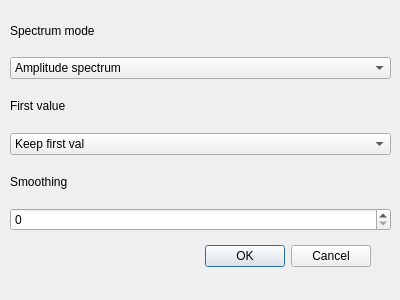
<?xml version="1.0" encoding="UTF-8"?>
<ui version="4.0">
 <class>fourier</class>
 <widget class="QDialog" name="fourier">
  <property name="geometry">
   <rect>
    <x>0</x>
    <y>0</y>
    <width>400</width>
    <height>300</height>
   </rect>
  </property>
  <property name="windowTitle">
   <string>Dialog</string>
  </property>
  <widget class="QDialogButtonBox" name="buttonBox">
   <property name="geometry">
    <rect>
     <x>30</x>
     <y>240</y>
     <width>341</width>
     <height>32</height>
    </rect>
   </property>
   <property name="orientation">
    <enum>Qt::Horizontal</enum>
   </property>
   <property name="standardButtons">
    <set>QDialogButtonBox::Cancel|QDialogButtonBox::Ok</set>
   </property>
  </widget>
  <widget class="QWidget" name="verticalLayoutWidget">
   <property name="geometry">
    <rect>
     <x>10</x>
     <y>10</y>
     <width>381</width>
     <height>221</height>
    </rect>
   </property>
   <layout class="QVBoxLayout" name="verticalLayout">
    <item>
     <widget class="QLabel" name="mode_label">
      <property name="text">
       <string>Spectrum mode</string>
      </property>
     </widget>
    </item>
    <item>
     <widget class="QComboBox" name="spectrum_mode_cb">
      <item>
       <property name="text">
        <string>Amplitude spectrum</string>
       </property>
      </item>
      <item>
       <property name="text">
        <string>PSD</string>
       </property>
      </item>
     </widget>
    </item>
    <item>
     <widget class="QLabel" name="first_val_label">
      <property name="text">
       <string>First value</string>
      </property>
     </widget>
    </item>
    <item>
     <widget class="QComboBox" name="first_val_cb">
      <item>
       <property name="text">
        <string>Keep first val</string>
       </property>
      </item>
      <item>
       <property name="text">
        <string>Zero first val</string>
       </property>
      </item>
      <item>
       <property name="text">
        <string>Equal to adj</string>
       </property>
      </item>
     </widget>
    </item>
    <item>
     <widget class="QLabel" name="smooth_label">
      <property name="text">
       <string>Smoothing</string>
      </property>
     </widget>
    </item>
    <item>
     <widget class="QSpinBox" name="smooth_spin"/>
    </item>
   </layout>
  </widget>
 </widget>
 <resources/>
 <connections>
  <connection>
   <sender>buttonBox</sender>
   <signal>accepted()</signal>
   <receiver>fourier</receiver>
   <slot>accept()</slot>
   <hints>
    <hint type="sourcelabel">
     <x>248</x>
     <y>254</y>
    </hint>
    <hint type="destinationlabel">
     <x>157</x>
     <y>274</y>
    </hint>
   </hints>
  </connection>
  <connection>
   <sender>buttonBox</sender>
   <signal>rejected()</signal>
   <receiver>fourier</receiver>
   <slot>reject()</slot>
   <hints>
    <hint type="sourcelabel">
     <x>316</x>
     <y>260</y>
    </hint>
    <hint type="destinationlabel">
     <x>286</x>
     <y>274</y>
    </hint>
   </hints>
  </connection>
 </connections>
</ui>
